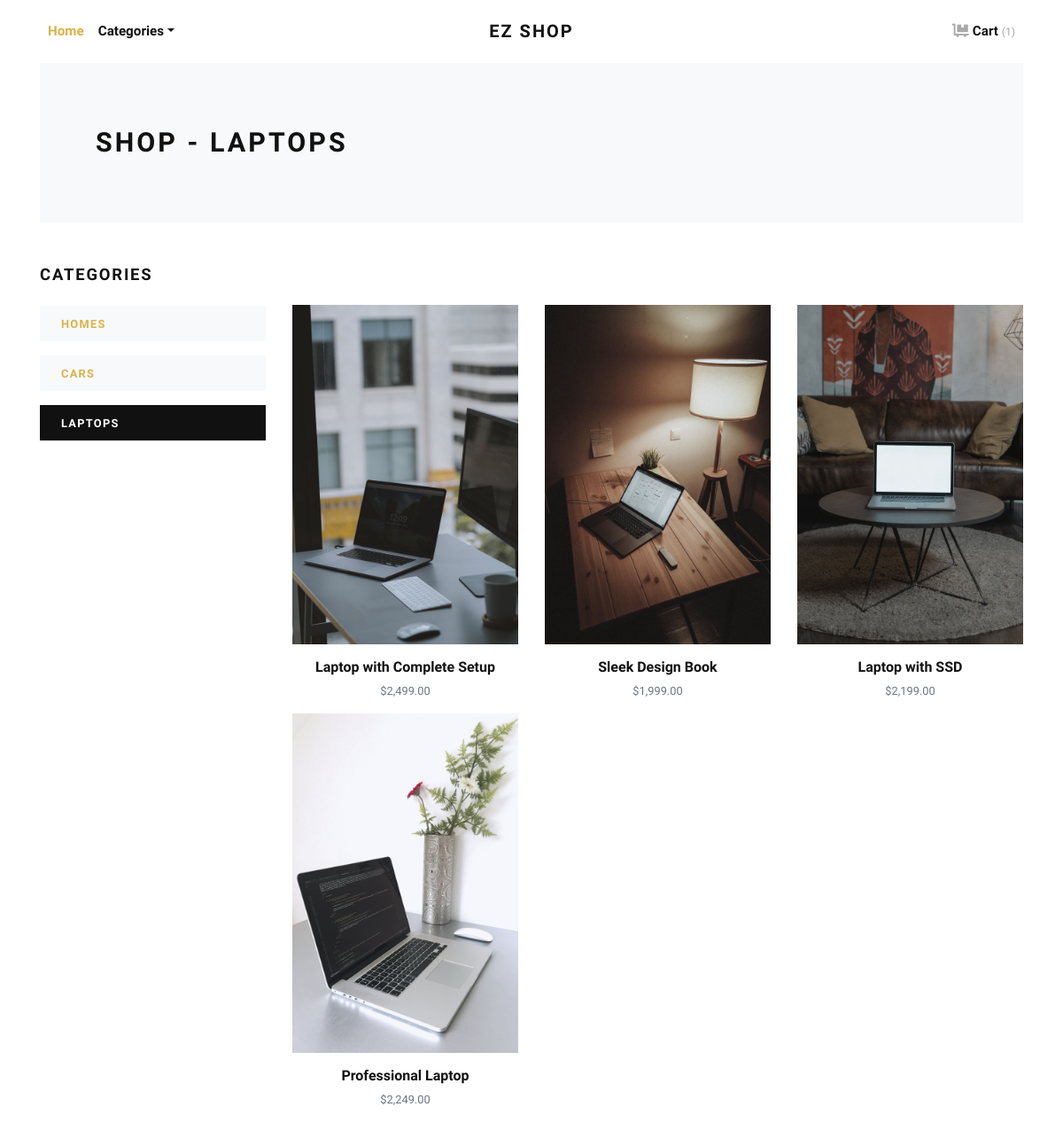
The page /laptops/ on the database its author committed.
### estore/models.py (models this page shows, shortened)
class Category(models.Model):
    title = models.CharField(max_length=50, verbose_name="Category Title")
    url_slug = models.SlugField(max_length=55, verbose_name="Category URL Slug")
    category_image = models.ImageField(upload_to='category', blank=True, null=True, verbose_name="Category Image")
    created_at = models.DateTimeField(auto_now_add=True, verbose_name="Created Date")
    class Meta:
        verbose_name_plural = 'Categories'
        ordering = ('-created_at', )

class Product(models.Model):
    title = models.CharField(max_length=150, verbose_name="Product Title")
    product_image = models.ImageField(upload_to='product', blank=True, null=True, verbose_name="Product Image")
    price = models.DecimalField(max_digits=8, decimal_places=2)
    category = models.ForeignKey(Category, verbose_name="Product Categoy", on_delete=models.CASCADE)
    created_at = models.DateTimeField(auto_now_add=True, verbose_name="Created Date")
    class Meta:
        verbose_name_plural = 'Products'
        ordering = ('-created_at', )

### estore/views.py (the view)
# urls.py: path('<slug:url_slug>/', views.category_products, name="category-products")
def category_products(request, url_slug):
    category = get_object_or_404(Category, url_slug=url_slug)
    products = Product.objects.filter(category=category)
    categories = Category.objects.all()
    context = {
        'category': category,
        'products': products,
        'categories': categories,
    }
    return render(request, 'estore/category_products.html', context)

### estore/context_helper.py (called while the page is built)
def store_menu(request):
    categories = Category.objects.filter()
    context = {
        'categories_menu': categories,
    }
    return context

def cart_menu(request):
    cart_items = Cart.objects.all()
    context = { 'cart_items': cart_items }
    return context

### estore/templates/estore/category_products.html (shortened to what this page needs)
{% extends 'estore/base.html' %}
{% load static %}
{% load humanize %}
{% block content %}
<div class="container">
  <section class="py-5 bg-light">
    <div class="container">
      <div class="row px-4 px-lg-5 py-lg-4 align-items-center">
        <div class="col-lg-6">
          <h1 class="h2 text-uppercase mb-0">Shop - {{category.title}}</h1>
        </div>
      </div>
    </div>
  </section>
  <section class="py-5">
    <div class="container p-0">
      <div class="row">
        <div class="col-lg-3 order-2 order-lg-1">
          <h5 class="text-uppercase mb-4">Categories</h5>
          {% if categories %}
          {% for cat in categories %}
          <a href="{% url 'estore:category-products' cat.url_slug %}">
            <div class="py-2 px-4 {% if category == cat %}bg-dark text-white {% else %}bg-light{% endif %} mb-3">
              <strong class="small text-uppercase font-weight-bold">{{cat.title}}</strong>
            </div>
          </a>
          {% endfor %}
          {% endif %}
        </div>
        <div class="col-lg-9 order-1 order-lg-2 mb-5 mb-lg-0">
          <div class="row" style="margin-top: 45px;">
            {% if products %}
            {% for product in products %}
            <div class="col-lg-4 col-sm-6">
              <div class="product text-center">
                <div class="mb-3 position-relative">
                  <img class="img-fluid w-100" src="{{product.product_image.url}}" alt="{{product.title}}">
                </div>
                <h6>{{product.title}}</h6>
                <p class="small text-muted">${{product.price|intcomma}}</p>
              </div>
            </div>
            {% endfor %}
            {% endif %}
          </div>
        </div>
      </div>
    </div>
  </section>
</div>
{% endblock content %}

### static/css/style.default.css (style rules this page uses)
strong { font-weight: 700; }
.product img { -webkit-filter: grayscale(40%); filter: grayscale(40%); transition: all 0.3s; }
.text-uppercase { text-transform: uppercase; letter-spacing: 0.1em; }
body { font-family: "Libre Franklin", sans-serif; font-size: 1rem; font-weight: 400; line-height: 1.5; color: #111111; background-color: #fff; }
a { color: #dcb14a; text-decoration: none; }
h1, h2, h3, h4, h5, h6, .h1, .h2, .h3, .h4, .h5, .h6 { margin-bottom: 0.5rem; font-family: inherit; font-weight: 900; line-height: 1.2; color: inherit; }
h1, .h1 { font-size: 2.2rem; }
h2, .h2 { font-size: 1.9rem; }
h5, .h5 { font-size: 1.15rem; }
h6, .h6 { font-size: 1rem; }
small, .small { font-size: 80%; font-weight: 400; }
.bg-light { background-color: #f8f9fa !important; }
.bg-dark { background-color: #111111 !important; }

### rows shown on the page
Category: title "LAPTOPS"
Category: title "HOMES"
Category: title "CARS"
Product: product_image (picture), title "Laptop with Complete Setup", price "2,499.00"
Product: product_image (picture), title "Sleek Design Book", price "1,999.00"
Product: product_image (picture), title "Laptop with SSD", price "2,199.00"
Product: product_image (picture), title "Professional Laptop", price "2,249.00"

### other values the page prints
{{ cart_items.count }} "1"
